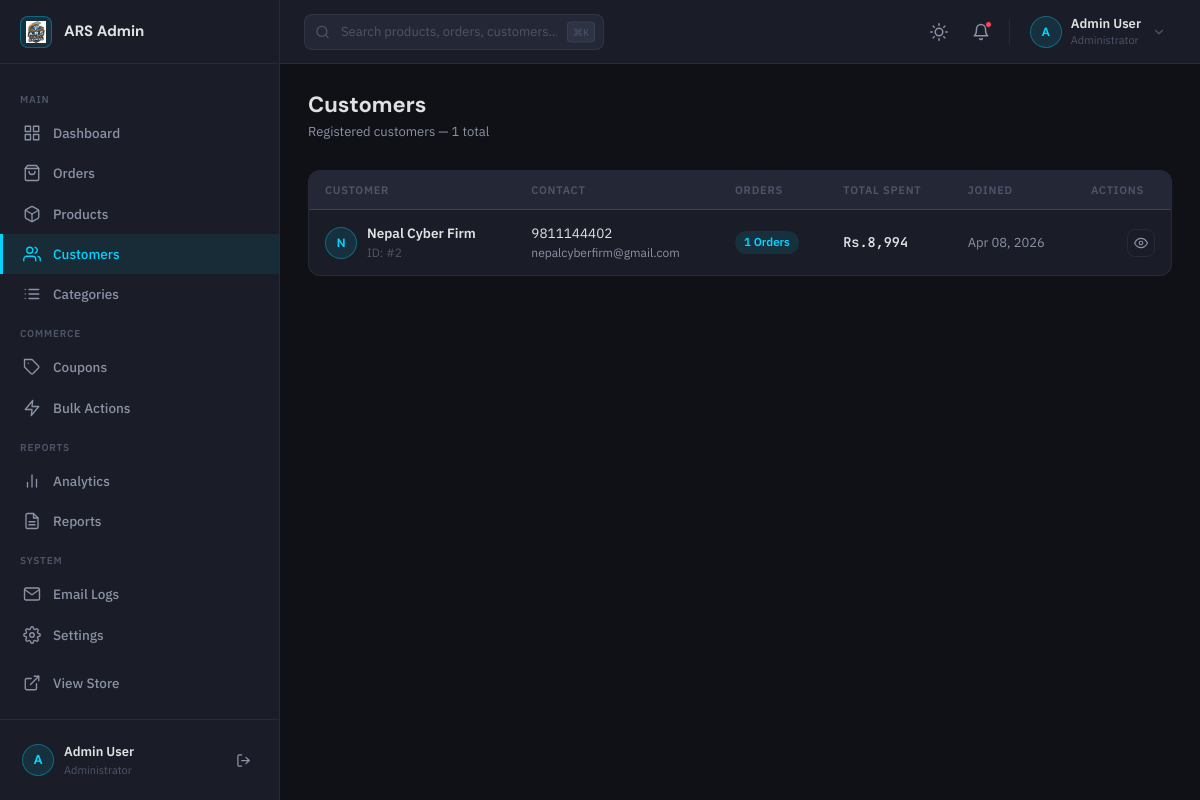
The page /admin/customers.php (signed in) on the database its author committed.
### tables this page shows
CREATE TABLE `users` (
  `id` int(11) NOT NULL AUTO_INCREMENT,
  `full_name` varchar(255) NOT NULL,
  `email` varchar(255) DEFAULT NULL,
  `mobile` varchar(15) NOT NULL,
  `password` varchar(255) NOT NULL,
  `address` text DEFAULT NULL,
  `role` enum('admin','customer') DEFAULT 'customer',
  `created_at` timestamp NULL DEFAULT current_timestamp(),
  PRIMARY KEY (`id`),
  UNIQUE KEY `mobile` (`mobile`),
  UNIQUE KEY `email` (`email`)
);

### includes/functions.php (called while the page is built, shortened)
<?php
function formatPrice($price) {
    return CURRENCY . number_format((float)$price, 0);
}

### admin/customers.php (the view, shortened to what this page needs)
<?php
require_once __DIR__ . '/auth_check.php';
require_once __DIR__ . '/layout-parts.php';
$stmt = $pdo->query("
    SELECT u.*, COUNT(o.id) as order_count, COALESCE(SUM(o.total_amount), 0) as total_spent
    FROM users u
    LEFT JOIN orders o ON u.id = o.user_id
    WHERE u.role = 'customer'
    GROUP BY u.id
    ORDER BY u.created_at DESC
");
$customers = $stmt->fetchAll();
?>
<div class="page-header">
    <div>
        <h1 class="page-title">Customers</h1>
        <p class="page-subtitle">Registered customers — <?php echo count($customers); ?> total</p>
    </div>
</div>
<div class="table-wrapper">
    <div class="table-scroll">
        <table class="data-table">
            <thead>
                <tr>
                    <th>Customer</th>
                    <th>Contact</th>
                    <th>Orders</th>
                    <th>Total Spent</th>
                    <th>Joined</th>
                    <th class="col-actions">Actions</th>
                </tr>
            </thead>
            <tbody>
                <?php foreach ($customers as $customer): ?>
                <tr>
                    <td>
                        <div style="display:flex;align-items:center;gap:10px;">
                            <div style="width:32px;height:32px;border-radius:var(--r-full);background:var(--accent-dim);border:1.5px solid var(--border-accent);display:flex;align-items:center;justify-content:center;font-family:var(--font-display);font-size:12px;font-weight:700;color:var(--accent);flex-shrink:0;">
                                <?php echo strtoupper(substr($customer['full_name'], 0, 1)); ?>
                            </div>
                            <div>
                                <div style="font-weight:600;"><?php echo htmlspecialchars($customer['full_name']); ?></div>
                                <div style="font-size:12px;color:var(--text-muted);">ID: #<?php echo $customer['id']; ?></div>
                            </div>
                        </div>
                    </td>
                    <td>
                        <div><?php echo htmlspecialchars($customer['mobile']); ?></div>
                        <div style="font-size:12px;color:var(--text-secondary);"><?php echo htmlspecialchars($customer['email'] ?: '—'); ?></div>
                    </td>
                    <td>
                        <span class="badge badge-info"><?php echo $customer['order_count']; ?> Orders</span>
                    </td>
                    <td style="font-family:var(--font-mono);font-weight:600;">
                        <?php echo formatPrice($customer['total_spent']); ?>
                    </td>
                    <td style="font-size:13px;color:var(--text-secondary);">
                        <?php echo date('M d, Y', strtotime($customer['created_at'])); ?>
                    </td>
                    <td class="col-actions">
                        <div class="actions-cell">
                            <button class="btn btn-ghost btn-sm btn-icon" title="View Orders"
                                onclick="Toast.info('Customer detail view coming soon!')">
                                <svg viewBox="0 0 24 24" fill="none" stroke="currentColor" stroke-width="2" stroke-linecap="round" stroke-linejoin="round" style="width:14px;height:14px;"><path d="M1 12s4-8 11-8 11 8 11 8-4 8-11 8-11-8-11-8z"/><circle cx="12" cy="12" r="3"/></svg>
                            </button>
                        </div>
                    </td>
                </tr>
                <?php endforeach; ?>
            </tbody>
        </table>
    </div>
</div>

### rows shown on the page
users: full_name "N", full_name "Nepal Cyber Firm", id "2", mobile "9811144402", email "nepalcyberfirm@gmail.com", order_count "1", total_spent "Rs.8,994", created_at "Apr 08, 2026"

### other values the page prints
$initial "A"
$user_name "Admin User"
count($customers) "1"
